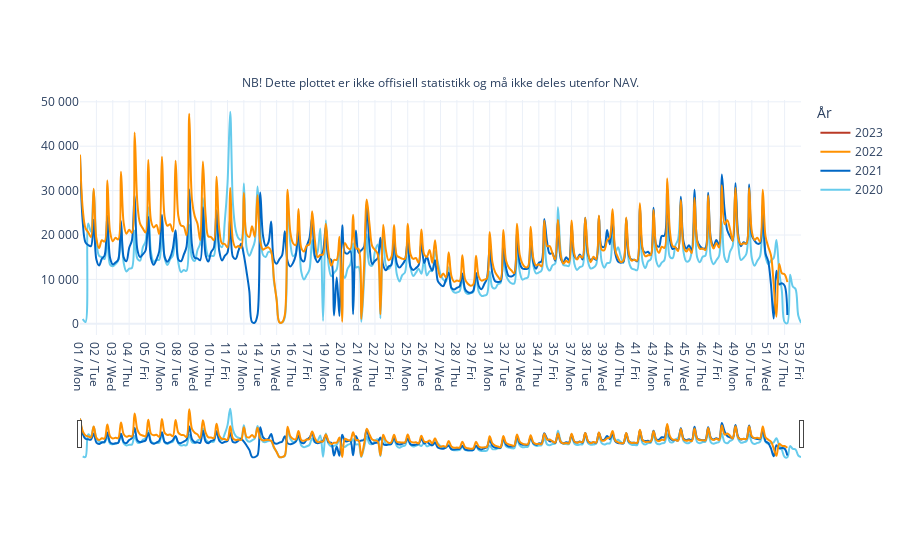

Notebook code cell kept with this figure:
### Code cell
### Figur over antall sykmeldinger mottatt over samme periode siste tre årene ###

fig_sykmeldinger = px.line(
    df_total_grouped, 
    x='Uke+dag', 
    y='antall', 
    color='År',
    labels={'antall': '', 
            'Uke+dag': ''},
    hover_name='År', 
    line_shape='spline',
    render_mode = "svg",
    color_discrete_sequence = nav_kategorisk,
    category_orders = {'Uke+dag' : ukedag_list}
    
)

fig_sykmeldinger.update_layout(
    yaxis=dict(tickformat=',d'), 
    separators=', ', 
    hovermode='x unified'
)

fig_sykmeldinger.for_each_trace(
    lambda trace: trace.update(name=trace.name.replace("=", ": " )),
)

n = df_total_grouped['År'].nunique()-1

for i in range(-1,n):
    fig_sykmeldinger['data'][i]['hovertemplate'] = '%{hovertext}<br />Antall: %{y}<extra></extra>'

    
    
fig_sykmeldinger.add_annotation(
    text = annotation_text,
    showarrow= False,
    align= 'center',
    x= 0.5,
    y= 1.12,
    xref= 'paper',
    yref= 'paper'
)

fig_sykmeldinger.update_layout(
    dragmode="zoom",
    legend=dict(traceorder="reversed"),
    height=600,
    template="plotly_white",
    margin=dict(
        t=100,
        b=100
    ),
    xaxis=dict(
        autorange=True,
        rangeslider=dict(
            autorange=True
        )
    )
)

### Figure 1 — Plotly figure (JSON) as saved in the notebook; plotly's stock layout.template omitted (floating-point values rounded to 4 significant figures; data arrays with more than 128 entries replaced by an {"elided": "..."} marker saying what was removed)
{"data": [{"hovertemplate": "%{hovertext}<br />Antall: %{y}<extra></extra>", "hovertext": {"elided": "264 str values"}, "legendgroup": "2020", "line": {"color": "#66CBEC", "dash": "solid", "shape": "spline"}, "marker": {"symbol": "circle"}, "mode": "lines", "name": "2020", "orientation": "v", "showlegend": true, "type": "scatter", "x": {"elided": "264 str values"}, "xaxis": "x", "y": {"elided": "264 int values"}, "yaxis": "y"}, {"hovertemplate": "%{hovertext}<br />Antall: %{y}<extra></extra>", "hovertext": {"elided": "260 str values"}, "legendgroup": "2021", "line": {"color": "#0067C5", "dash": "solid", "shape": "spline"}, "marker": {"symbol": "circle"}, "mode": "lines", "name": "2021", "orientation": "v", "showlegend": true, "type": "scatter", "x": {"elided": "260 str values"}, "xaxis": "x", "y": {"elided": "260 int values"}, "yaxis": "y"}, {"hovertemplate": "%{hovertext}<br />Antall: %{y}<extra></extra>", "hovertext": {"elided": "260 str values"}, "legendgroup": "2022", "line": {"color": "#FF9100", "dash": "solid", "shape": "spline"}, "marker": {"symbol": "circle"}, "mode": "lines", "name": "2022", "orientation": "v", "showlegend": true, "type": "scatter", "x": {"elided": "260 str values"}, "xaxis": "x", "y": {"elided": "260 int values"}, "yaxis": "y"}, {"hovertemplate": "%{hovertext}<br />Antall: %{y}<extra></extra>", "hovertext": ["2023"], "legendgroup": "2023", "line": {"color": "#BA3A26", "dash": "solid", "shape": "spline"}, "marker": {"symbol": "circle"}, "mode": "lines", "name": "2023", "orientation": "v", "showlegend": true, "type": "scatter", "x": ["01 / Mon"], "xaxis": "x", "y": [32277], "yaxis": "y"}], "layout": {"annotations": [{"align": "center", "showarrow": false, "text": "NB! Dette plottet er ikke offisiell statistikk og må ikke deles utenfor NAV.", "x": 0.5, "xref": "paper", "y": 1.12, "yref": "paper"}], "autosize": true, "dragmode": "zoom", "hovermode": "x unified", "legend": {"title": {"text": "År"}, "tracegroupgap": 0, "traceorder": "reversed"}, "margin": {"b": 100, "t": 100}, "separators": ", ", "xaxis": {"anchor": "y", "autorange": true, "categoryarray": {"elided": "265 str values"}, "categoryorder": "array", "domain": [0, 1], "range": [0, 264], "rangeslider": {"autorange": true, "range": [0, 264], "yaxis": {"_template": null, "rangemode": "match"}}, "title": {"text": ""}, "type": "category"}, "yaxis": {"anchor": "x", "autorange": true, "domain": [0, 1], "range": [-2513, 50407], "tickformat": ",d", "title": {"text": ""}, "type": "linear"}}}
